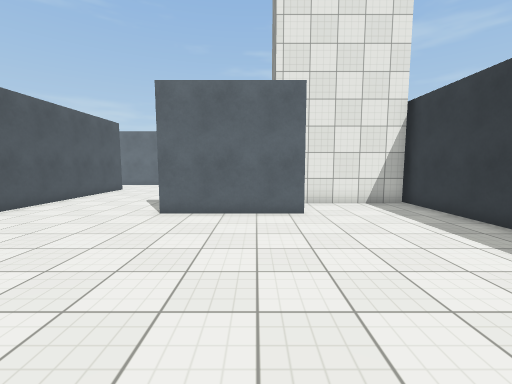
[1] (above)

20 first-person views from a walk through a scene from a Unity 3-D project. The camera is 1.5 m above the floor, tilts 6° down and sees 90° across. The floor is counted in squares, 1 m on a side. Each view is taken from the middle of a square. On the plan, view 1 faces up. The plan holds only what a view shows up to about 13 squares ahead; the rest is blank. The place goes on beyond the plan. The player character is not drawn. Surface patterns are stand-ins for the level's own textures.

[2]
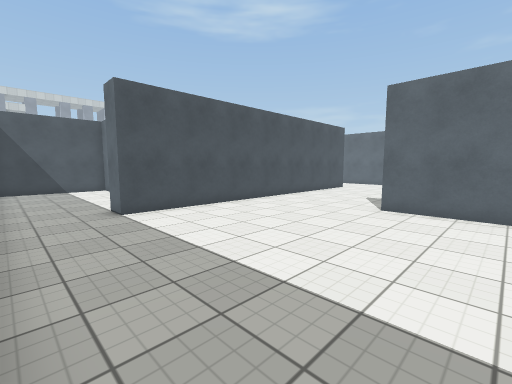

[3]
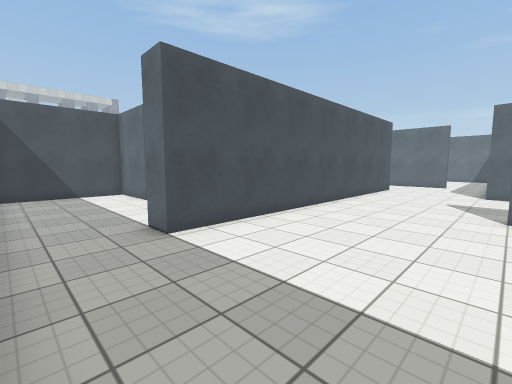

[4]
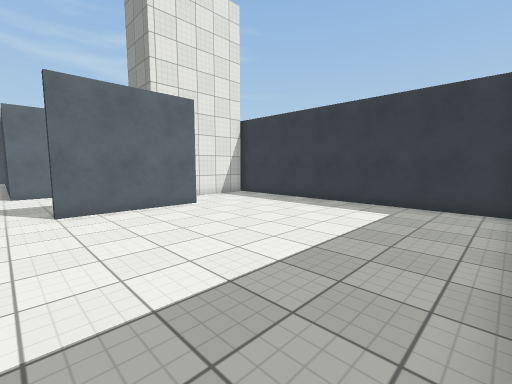

[5]
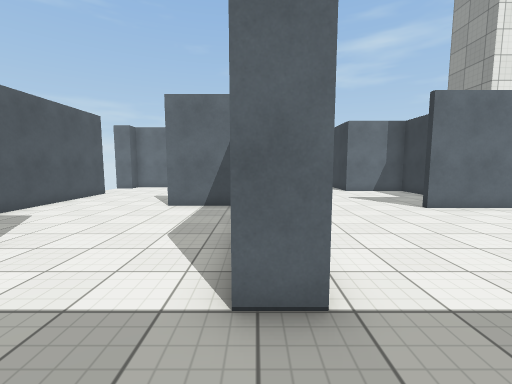

[6]
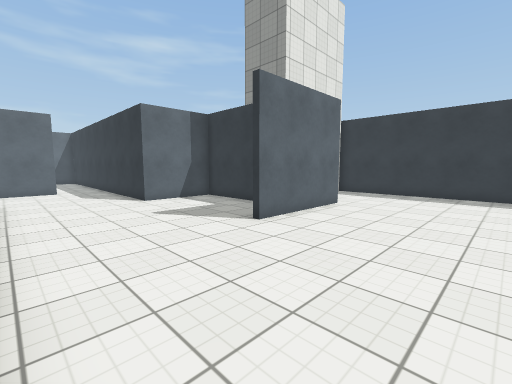

[7]
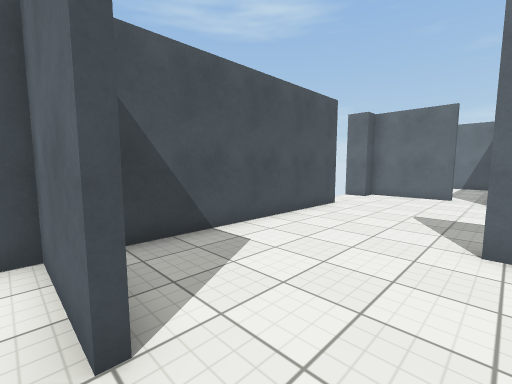

[8]
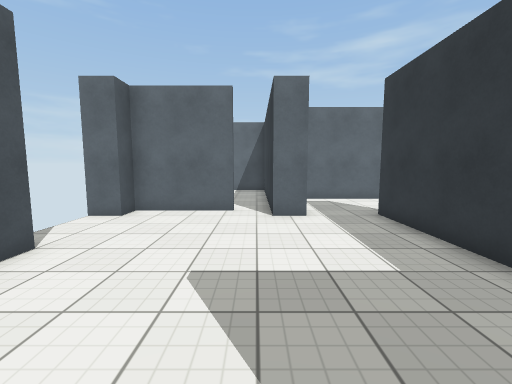

[9]
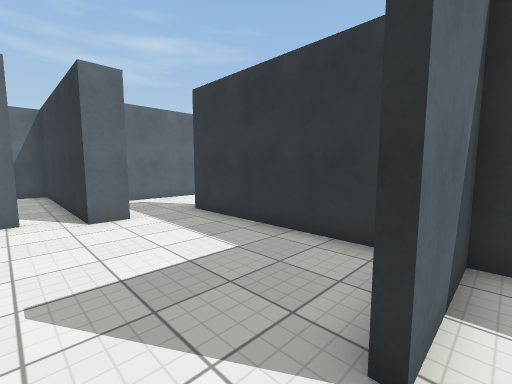

[10]
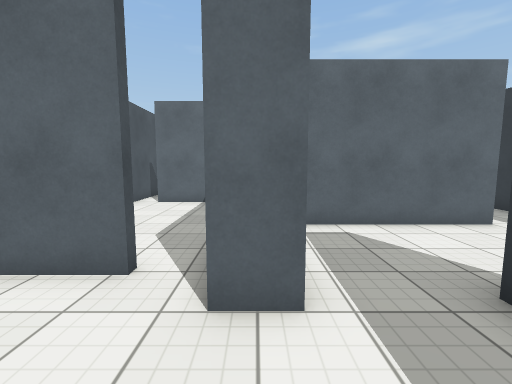

[11]
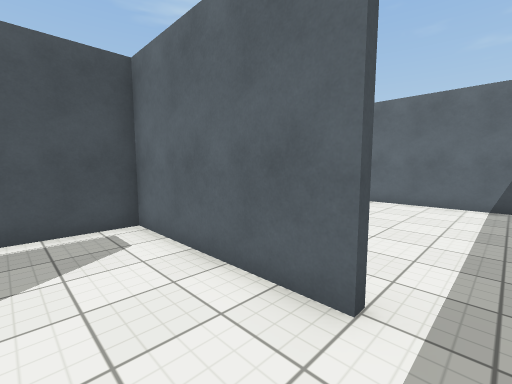

[12]
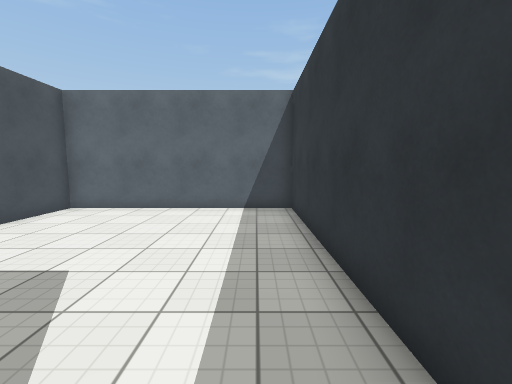

[13]
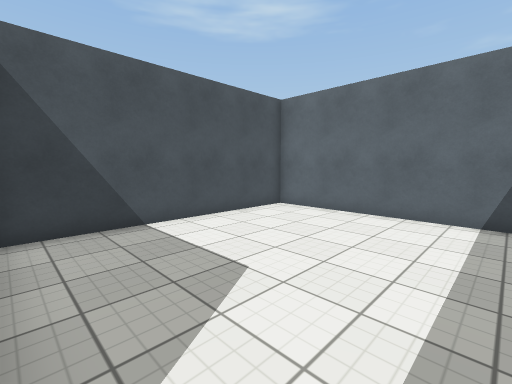

[14]
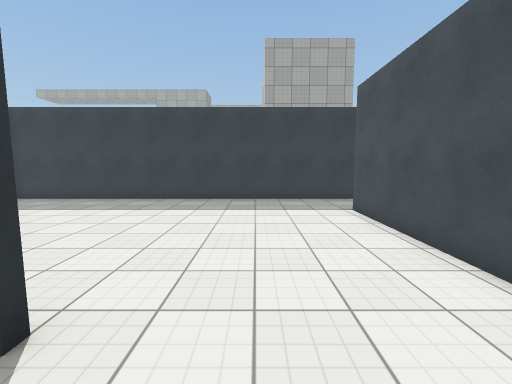

[15]
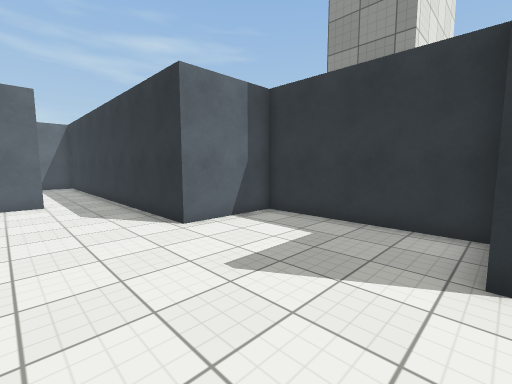

[16]
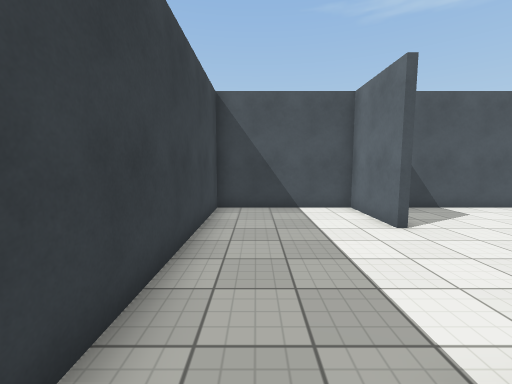

[17]
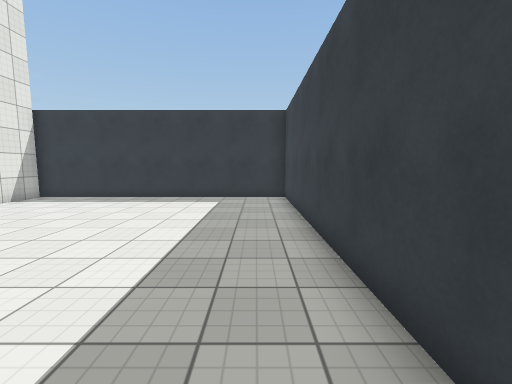

[18]
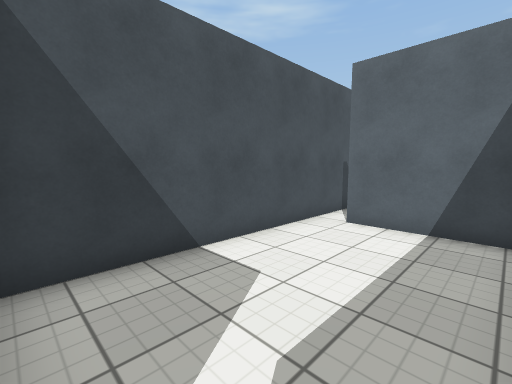

[19]
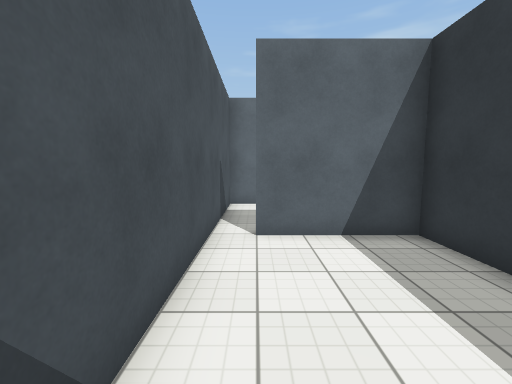

[20]
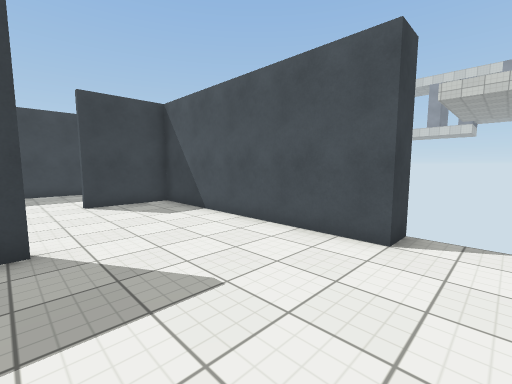

### Floor plan
Points are (right, up) in squares from view 1. A wall is a line through its corners. A room is listed if a view was taken in it or the views show most of it. See-through windows are left out.
Room 1 (views 1, 2, 3, 4, 5, 6, 7, 8, 9, 10, 11, 12, 14, 15, 16, 17, 20)
walls: (-9.2, 7.9) (-9.2, 8.4) (-12.2, 8.4); (-9.2, 9.6) (-9.2, 15.8); (-12.4, 8.6) (-11.9, 8.6); (-8.2, 13.1) (-8.2, 1.5) (-9.2, 1.5); (-0.5, 8.1) (-0.5, 13.9) (-3.7, 13.9) (-3.7, 19.4); (-13.9, 3.4) (-17, 3.4) (-17, -1.4) (5.8, -1.4); (1.6, 7.9) (-3, 7.9); (-11.4, 15.5) (-12.5, 15.5) (-12.5, 16.5); (-13.6, 16.4) (-17, 16.4) (-17, 15.5) (-18, 15.5); (-18, 12.5) (-17, 12.5) (-17, 3.6) (-14, 3.6); (-5.9, 19.4) (-11.5, 19.4) (-11.5, 16.9); (5.9, 10) (1.9, 10); (6, -1.5) (6, 10.5)
ways out: opening at (-5.5, 20) to room 2; opening at (-13, 17) to room 3
Room 2 (view 13)
walls: (-3.7, 19.4) (-3.7, 27.9) (-11.5, 27.9) (-11.5, 19.9)
ways out: opening at (-5.5, 20) to room 1
Room 3 (views 18, 19)
walls: (-12.5, 16.5) (-12.5, 23.4) (-16, 23.4); (-17, 23.9) (-17, 16.9)
ways out: opening at (-13, 17) to room 1; gap at (-16, 24)

Where each view was taken, in squares from view 1:
view 1: 0 up, 0 right, facing up
view 2: 1 down, 0 right, facing up-left
view 3: 1 down, 3 left, facing up-left
view 4: 1 down, 4 left, facing up-right
view 5: 1 down, 9 left, facing up
view 6: 3 up, 8 left, facing up-right
view 7: 3 up, 12 left, facing up-left
view 8: 8 up, 13 left, facing up
view 9: 8 up, 14 left, facing up-right
view 10: 13 up, 12 left, facing up
view 11: 17 up, 5 left, facing up-left
view 12: 19 up, 5 left, facing up
view 13: 20 up, 5 left, facing up-left
view 14: 10 up, 5 left, facing down
view 15: 8 up, 7 left, facing up-right
view 16: 0 up, 8 left, facing left
view 17: 0 up, 6 left, facing right
view 18: 17 up, 13 left, facing up-left
view 19: 18 up, 16 left, facing up
view 20: 14 up, 12 left, facing down-left
